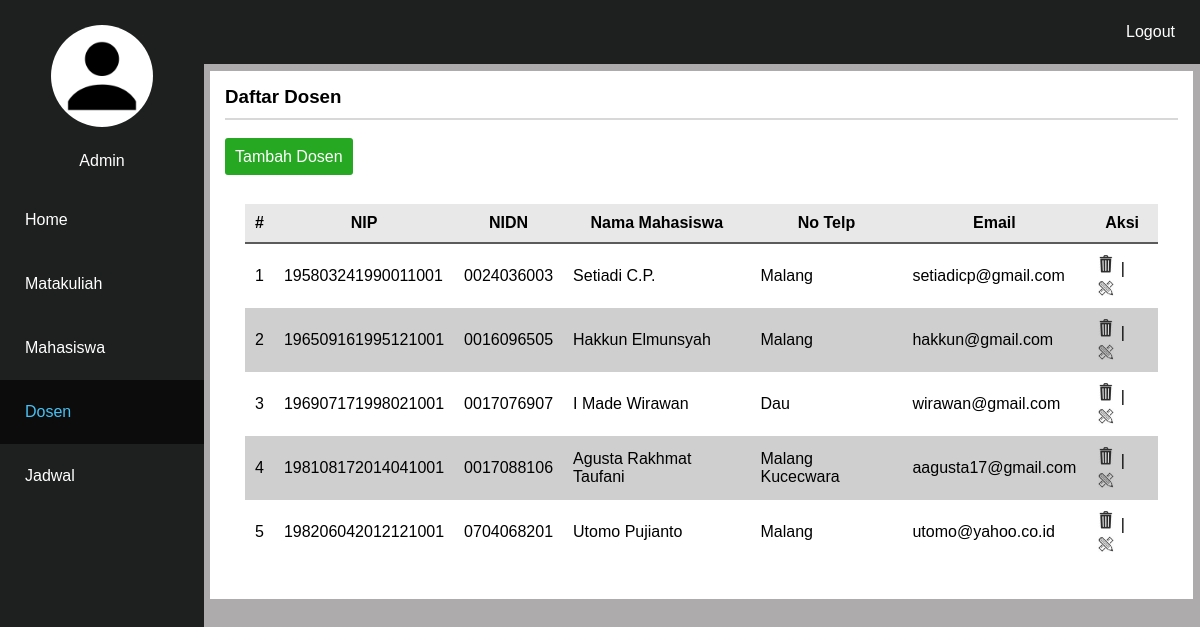
Page /admin/daftar-dosen.php (signed in) on the committed database.
### tables this page shows
CREATE TABLE `dosen` (
  `nip` varchar(18) NOT NULL,
  `nidn` varchar(10) NOT NULL,
  `nama_dos` varchar(35) NOT NULL,
  `alamat_dos` text NOT NULL,
  `email_dos` varchar(35) NOT NULL,
  `password` varchar(32) NOT NULL
);

### admin/daftar-dosen.php (the view, shortened to what this page needs)
<!DOCTYPE html PUBLIC "-//W3C//DTD XHTML 1.0 Transitional//EN" "http://www.w3.org/TR/xhtml1/DTD/xhtml1-transitional.dtd">
<html xmlns="http://www.w3.org/1999/xhtml">
<head>
<link rel="stylesheet" type="text/css" href="../style.css" />
</head>
<?php
include "../check.php";
include "../koneksi.php";
?>
<body>
	<div class="navbar-side">
		<ul>
			<li><center><img src="../image/user-128.png" class="img-navbar"> <br> Admin <br><br></center></li>
			<li><a href="index.php">Home</a></li>
			<li><a href="daftar-matkul.php">Matakuliah</a></li>
			<li><a href="daftar-mahasiswa.php">Mahasiswa</a></li>
			<li><a href="daftar-dosen.php" class="active">Dosen</a></li>
			<li><a href="daftar-jadwal.php">Jadwal</a></li>
		</ul>
	</div>
	<div class="content">
		<div class="top-nav">
		<ul>
			<li style="float: right"><a href="../logout.php" style="float: right">Logout</a></li>
		</ul>
		</div>
		<div class="container">
			<h3>Daftar Dosen</h3>
			<div class="separate-line"></div>
			<?php
			$daftar_mhs = mysqli_query($conn,"select * from dosen");
			?>
			<br />
			<div class="btn-add"><a href="tambah-dos.php">Tambah Dosen</a></div>
			<br />
			<div style="overflow-x: auto;">
				<table class="table">
				<tr>
					<th>#</th><th>NIP</th><th>NIDN</th><th>Nama Mahasiswa</th><th>No Telp</th><th>Email</th><th>Aksi</th>
				</tr>
				<?php
				$no = 1;
				while ($r = mysqli_fetch_array($daftar_mhs,MYSQLI_NUM)){
				?>
				<tr>
					<td><?php echo $no; ?></td>
					<td><?php echo $r[0]; ?></td>
					<td><?php echo $r[1]; ?></td>
					<td><?php echo $r[2]; ?></td>
					<td><?php echo $r[3]; ?></td>
					<td><?php echo $r[4]; ?></td>
					<td><a href="del-dos.php?nip=<?php echo $r[0]; ?>" title="Hapus"><img src="../image/del.png" class="del-edit-btn1"></a> | <a href="edit-dos.php?nip=<?php echo $r[0]; ?>" title="Edit"><img src="../image/edit.png" class="del-edit-btn1"></a> </td>
				</tr>
				<?php
				$no++;
				}
				?>
				</table>
			</div>
		</div>
	</div>
</body>
</html>

### style.css (style rules this page uses)
* { margin:0; padding:0; box-sizing:border-box; }
a { text-decoration: none; color: #0b2a9c; }
body { font-family:"Trebuchet MS", Arial, Helvetica, sans-serif; background-color: #adabab; }
.container { margin-left: 17.5%; margin-top: 7px; margin-right: 7px; margin-bottom: 7px; background-color: #fff; padding: 15px; }
.content { content: ""; }
.separate-line { border: solid 1px #d9d8d8; box-shadow: #999595; width: 100%; align-content: center; margin-top: 10px; margin-bottom: 10px; }
.btn-add a { padding: 10px; text-decoration: none; color: #fff; background-color: #26a823; border-radius: 3px; }
.del-edit-btn1 { width: 20px; }
.img-navbar { border-radius: 50%; background-color: #fff; margin: 25px 27px; width: 50%; }
.top-nav { width: 100%; height: auto; background-color: #1e1f1f; }
.top-nav ul { list-style-type: none; overflow: hidden; }
.top-nav ul li { display: inline-block; }
.top-nav ul li a { color: #fff; padding: 23px 25px; text-decoration: none; }
.navbar-side { height: 100%; background-color: #1e1f1f; position: fixed; width: 17%; color: #fff; }
.navbar-side ul { list-style-type: none; overflow: auto; }
.navbar-side ul li a { display: block; color: #fff; padding: 23px 25px; color: #fff; text-decoration: none; }
.navbar-side ul li a.active { color: #48c1f4; background-color: #0c0c0c; text-decoration: none; }
.table { border-collapse: collapse; border: none; margin: 20px; }
.table th { padding: 10px; background-color:#e9e8e8; border-bottom: 2px solid #5c5b5b; }
.table td { padding: 10px; }
.table tr:nth-child(odd) { background-color: #d0cfcf; }

### rows in the picture
dosen: nip "195803241990011001", nidn "0024036003", nama_dos "Setiadi C.P.", alamat_dos "Malang", email_dos "setiadicp@gmail.com"
dosen: nip "196509161995121001", nidn "0016096505", nama_dos "Hakkun Elmunsyah", alamat_dos "Malang", email_dos "hakkun@gmail.com"
dosen: nip "196907171998021001", nidn "0017076907", nama_dos "I Made Wirawan", alamat_dos "Dau", email_dos "wirawan@gmail.com"
dosen: nip "198108172014041001", nidn "0017088106", nama_dos "Agusta Rakhmat Taufani", alamat_dos "Malang Kucecwara", email_dos "aagusta17@gmail.com"
dosen: nip "198206042012121001", nidn "0704068201", nama_dos "Utomo Pujianto", alamat_dos "Malang", email_dos "utomo@yahoo.co.id"
